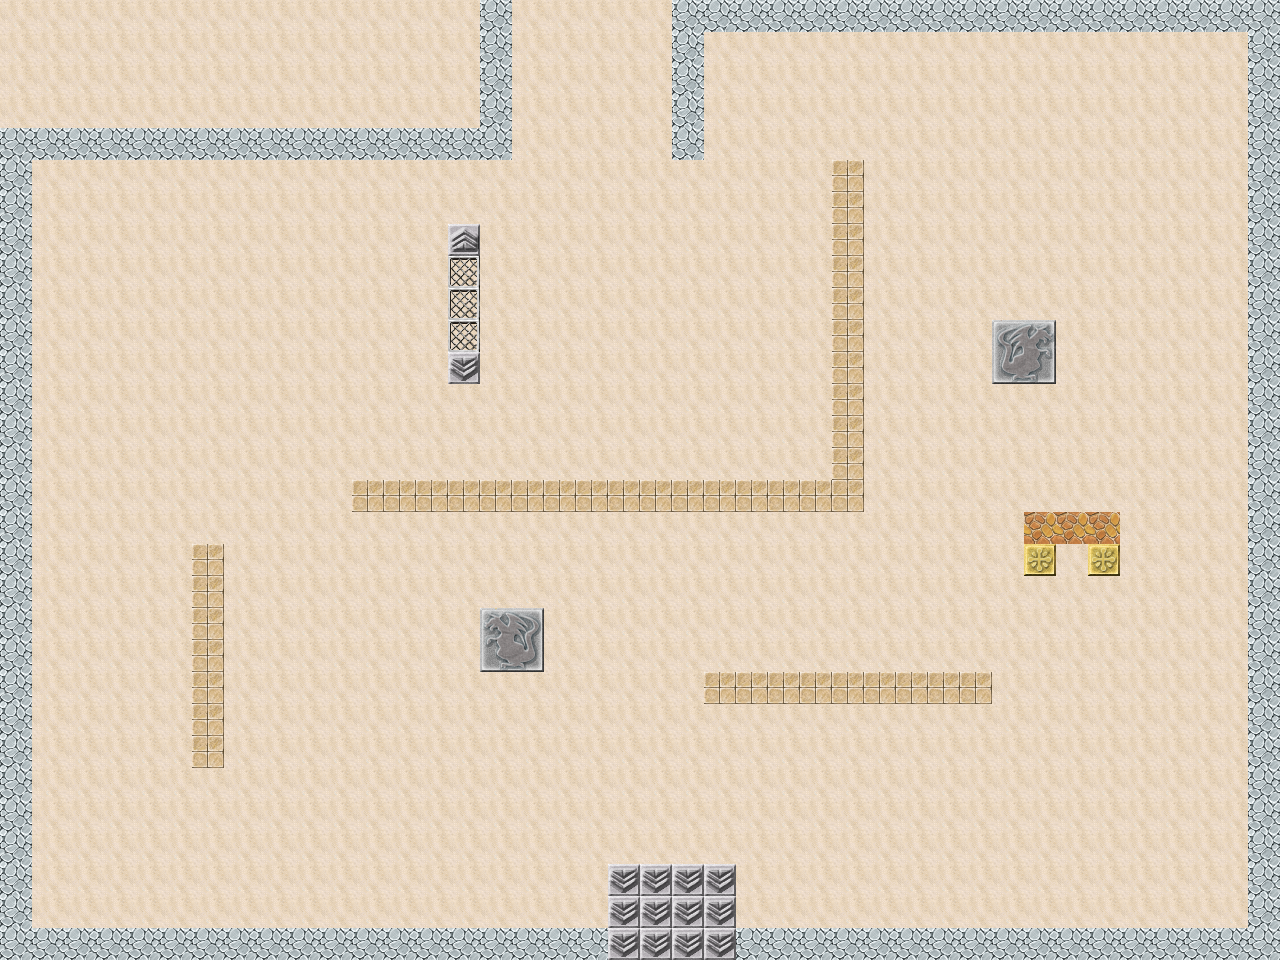

Tiled map render using the project's own tile images. Description and the map definition, with tile-layer contents summarised, below:
An orthogonal 40x30 tile map with 32x32 px tiles, 2 tile layers (ground, barrier), 4 tilesets and 23 objects.

<map version="1.0" orientation="orthogonal" renderorder="right-down" width="40" height="30" tilewidth="32" tileheight="32">
 <tileset firstgid="1" name="RPG Marker VX自带-TileA4_爱给网_aigei_com" tilewidth="32" tileheight="32">
  <image source="map item/RPG Marker VX自带-TileA4_爱给网_aigei_com.png" width="512" height="480" />
 </tileset>
 <tileset firstgid="241" name="RPG Marker XP自带-020-沙漠小镇02(020_爱给网_aigei_com" tilewidth="32" tileheight="32">
  <image source="map item/RPG Marker XP自带-020-沙漠小镇02(020_爱给网_aigei_com.png" width="256" height="736" />
 </tileset>
 <tileset firstgid="425" name="RPG Marker VX自带-TileA5_爱给网_aigei_com" tilewidth="32" tileheight="32">
  <image source="map item/RPG Marker VX自带-TileA5_爱给网_aigei_com.png" width="256" height="512" />
 </tileset>
 <tileset firstgid="553" name="RPG Marker XP自带-019-沙漠小镇01(019_爱给网_aigei_com" tilewidth="32" tileheight="32">
  <image source="map item/RPG Marker XP自带-019-沙漠小镇01(019_爱给网_aigei_com.png" width="256" height="704" />
 </tileset>
 <layer name="ground" width="40" height="30">
  <data>[1200 cells, 1200 non-empty, 1 distinct tile ids]</data>
 </layer>
 <layer name="barrier" width="40" height="30">
  <data>[1200 cells, 203 non-empty, 15 distinct tile ids]</data>
 </layer>
 <objectgroup name="wall">
  <object x="480" y="0" width="32" height="160" />
  <object x="0" y="128" width="480" height="32" />
  <object x="32" y="192" height="32" />
  <object x="0" y="160" width="32" height="800" />
  <object x="352" y="480" width="512" height="32" />
  <object x="832" y="160" width="32" height="320" />
  <object x="192" y="544" width="32" height="224" />
  <object x="672" y="0" width="32" height="160" />
  <object x="704" y="0" width="576" height="32" />
  <object x="32" y="928" width="576" height="32" />
  <object x="704" y="672" width="288" height="32" />
  <object x="1248" y="32" width="32" height="896" />
  <object x="448" y="256" width="32" height="96" />
  <object x="480" y="608" width="64" height="64" />
  <object x="448" y="224" width="32" height="32" />
  <object x="448" y="352" width="32" height="32" />
  <object x="992" y="320" width="64" height="64" />
  <object x="480" y="608" width="64" height="64" />
  <object x="1024" y="512" width="96" height="32" />
  <object x="1024" y="544" width="32" height="32" />
  <object x="1088" y="544" width="32" height="32" />
  <object x="736" y="928" width="544" height="32" />
 </objectgroup>
 <objectgroup name="door">
  <object x="608" y="864" width="128" height="96" />
 </objectgroup>
</map>
